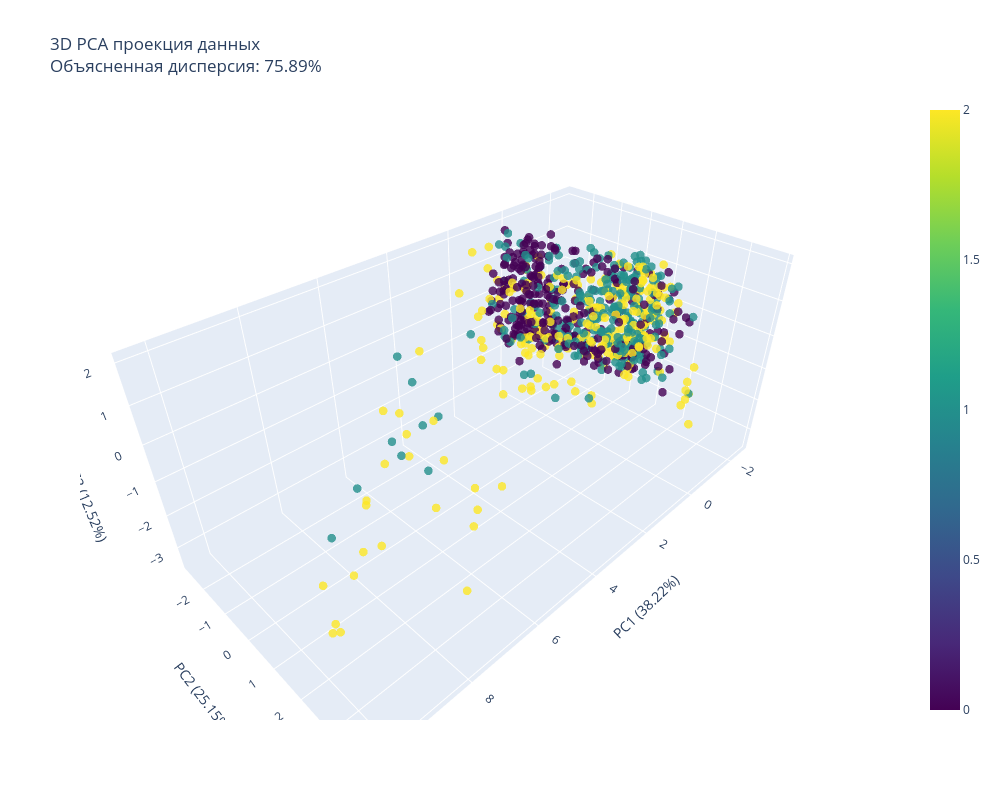

This figure's notebook cell:
### Markdown cell above
## Визуализация многомерных данных

Полный датасет остаётся в переменной `df`.  
Для тяжёлых методов вроде t-SNE берём стратифицированную подвыборку, чтобы ноутбук запускался стабильно и не зависал.

### Code cell
from multidim_visualization import HighDimVisualizer

visualizer = HighDimVisualizer(random_state=42)

# Стратифицированная подвыборка только для визуализации.
max_viz_rows = 800
parts = []
for class_value, part in df.groupby('price_segment'):
    n = max(1, round(max_viz_rows * len(part) / len(df)))
    parts.append(part.sample(n=min(n, len(part)), random_state=42))

viz_df = pd.concat(parts).sample(frac=1, random_state=42).reset_index(drop=True)

print(f'Размер полного датасета после очистки: {df.shape}')
print(f'Размер подвыборки для визуализаций: {viz_df.shape}')
print(viz_df['price_segment'].value_counts().sort_index())

# Загрузка датасета и параметров в визуализатор.
# StandardScaler нужен, потому что признаки измеряются в разных масштабах:
# продажи, объём продаж, год, число активных объявлений, inventory и т.д.
visualizer.load_dataset(
    viz_df,
    target_column='price_segment',
    scaler=StandardScaler(),
    target_class_names=target_class_names_dict
)

# Запуск визуализации
visualizer.run_full_visualization()

### Figure 1 — Plotly figure (JSON) as saved in the notebook; plotly's stock layout.template omitted (floating-point values rounded to 4 significant figures; data arrays with more than 128 entries replaced by an {"elided": "..."} marker saying what was removed)
{"data": [{"hoverinfo": "text", "marker": {"color": {"elided": "801 int values"}, "colorscale": [[0, "#440154"], [0.1111, "#482878"], [0.2222, "#3e4989"], [0.3333, "#31688e"], [0.4444, "#26828e"], [0.5556, "#1f9e89"], [0.6667, "#35b779"], [0.7778, "#6ece58"], [0.8889, "#b5de2b"], [1, "#fde725"]], "opacity": 0.8, "showscale": true, "size": 5}, "mode": "markers", "text": {"elided": "801 str values"}, "type": "scatter3d", "x": {"elided": "801 float values"}, "y": {"elided": "801 float values"}, "z": {"elided": "801 float values"}}], "layout": {"height": 800, "scene": {"aspectmode": "auto", "aspectratio": {"x": 1.638, "y": 0.8533, "z": 0.7152}, "xaxis": {"title": {"text": "PC1 (38.22%)"}, "type": "linear"}, "yaxis": {"title": {"text": "PC2 (25.15%)"}, "type": "linear"}, "zaxis": {"title": {"text": "PC3 (12.52%)"}, "type": "linear"}}, "title": {"text": "3D PCA проекция данных<br>Объясненная дисперсия: 75.89%"}, "width": 1000}}
